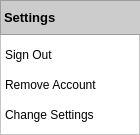
      <widget class="QFrame" name="m_pFrameSettings">
       <property name="geometry">
        <rect>
         <x>240</x>
         <y>50</y>
         <width>140</width>
         <height>135</height>
        </rect>
       </property>
       <property name="styleSheet">
        <string notr="true">QFrame	{
	background-color: white
}</string>
       </property>
       <property name="frameShape">
        <enum>QFrame::StyledPanel</enum>
       </property>
       <property name="frameShadow">
        <enum>QFrame::Raised</enum>
       </property>
       <widget class="QLabel" name="m_pLabelTitle">
        <property name="geometry">
         <rect>
          <x>0</x>
          <y>0</y>
          <width>141</width>
          <height>35</height>
         </rect>
        </property>
        <property name="font">
         <font>
          <family>Arial</family>
          <pointsize>10</pointsize>
          <weight>75</weight>
          <bold>true</bold>
         </font>
        </property>
        <property name="styleSheet">
         <string notr="true">background-color: rgb(204,204,204);</string>
        </property>
        <property name="frameShape">
         <enum>QFrame::StyledPanel</enum>
        </property>
        <property name="text">
         <string>Settings</string>
        </property>
        <property name="openExternalLinks">
         <bool>false</bool>
        </property>
       </widget>
       <widget class="QPushButton" name="m_pPushButtonSignOut">
        <property name="geometry">
         <rect>
          <x>0</x>
          <y>40</y>
          <width>140</width>
          <height>30</height>
         </rect>
        </property>
        <property name="font">
         <font>
          <family>Arial</family>
          <pointsize>9</pointsize>
          <weight>50</weight>
          <bold>false</bold>
         </font>
        </property>
        <property name="cursor">
         <cursorShape>PointingHandCursor</cursorShape>
        </property>
        <property name="styleSheet">
         <string notr="true">QPushButton {
	color:black;
	border: 1px rgb(204,204,204);
	background-color: transparent;
	text-align: left;
	padding: 5px;
}

QPushButton:hover {
	background-color: rgb(204,204,204);
	color: white;
}
</string>
        </property>
        <property name="text">
         <string>Sign Out</string>
        </property>
        <property name="flat">
         <bool>true</bool>
        </property>
       </widget>
       <widget class="QPushButton" name="m_pPushButtonRemoveAccount">
        <property name="geometry">
         <rect>
          <x>0</x>
          <y>70</y>
          <width>140</width>
          <height>30</height>
         </rect>
        </property>
        <property name="font">
         <font>
          <family>Arial</family>
          <pointsize>9</pointsize>
         </font>
        </property>
        <property name="cursor">
         <cursorShape>PointingHandCursor</cursorShape>
        </property>
        <property name="styleSheet">
         <string notr="true">QPushButton {
	color:black;
	border: 1px rgb(204,204,204);
	background-color: transparent;
	text-align: left;
	padding: 5px;
}

QPushButton:hover {
	background-color: rgb(204,204,204);
	color: white;
}
</string>
        </property>
        <property name="text">
         <string>Remove Account</string>
        </property>
        <property name="flat">
         <bool>true</bool>
        </property>
       </widget>
       <widget class="QPushButton" name="m_pPushButtonChangeSettings">
        <property name="geometry">
         <rect>
          <x>0</x>
          <y>100</y>
          <width>140</width>
          <height>30</height>
         </rect>
        </property>
        <property name="font">
         <font>
          <family>Arial</family>
          <pointsize>9</pointsize>
         </font>
        </property>
        <property name="cursor">
         <cursorShape>PointingHandCursor</cursorShape>
        </property>
        <property name="styleSheet">
         <string notr="true">QPushButton {
	color:black;
	border: 1px rgb(204,204,204);
	background-color: transparent;
	text-align: left;
	padding: 5px;
}

QPushButton:hover {
	background-color: rgb(204,204,204);
	color: white;
}
</string>
        </property>
        <property name="text">
         <string>Change Settings</string>
        </property>
        <property name="flat">
         <bool>true</bool>
        </property>
       </widget>
      </widget>
